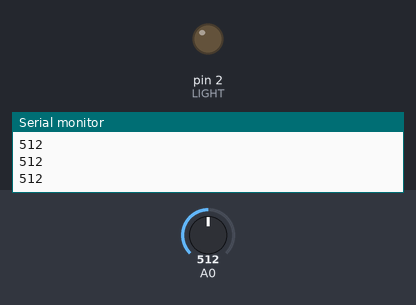
Simulated run of this sketch. Board: Arduino Uno, built with avr-gcc and run on an emulated ATmega328P. Parts: output pins drawn as LEDs (lit = HIGH), the last lines printed to the serial monitor. The inputs (shaded band) are chosen by the test bench; at power-on: A0 = 512.

Above: at 1.3 s.
1.4 s: A0 set to 688
2.9 s: A0 set to 717
At 3.3 s:
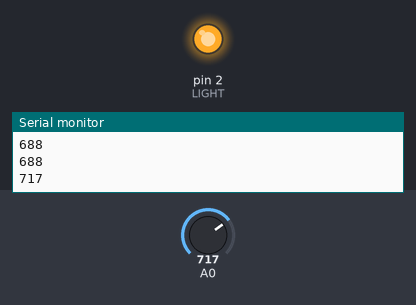
4.5 s: A0 set to 690
At 5.7 s:
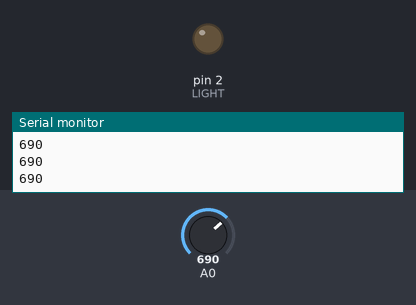
6.0 s: A0 set to 710
At 6.8 s:
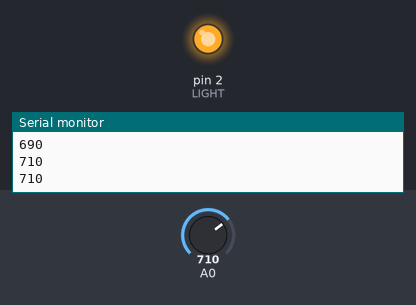
Timing chart, 0 to 8.5 s (numbered marks = the images above; inputs shaded):
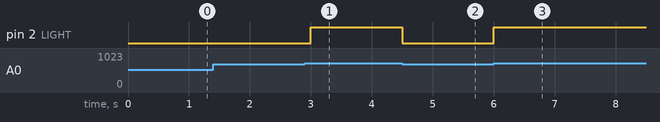

The sketch:

LDR_Arduino.ino
```cpp
#define LDR A0
#define LIGHT 2
int Threshold = 700;

void setup() {
 Serial.begin(9600);
 pinMode(LIGHT,OUTPUT);

}

void loop() {
  int Value = analogRead(A0);
  Serial.println(Value);
  if(Value >= Threshold)
  {
    digitalWrite(LIGHT, HIGH);
  }
  else
  {
    digitalWrite(LIGHT, LOW);
  }
  delay(500);

}
```

Measured:
- the behaviour switches between 699 and 700 on A0 (found by bisection; images 0 and 1)
- after the input at 2.9 s, pin 2 (LIGHT): LOW → HIGH after 0.10 s
- after the input at 4.5 s, pin 2 (LIGHT): HIGH → LOW at once
- after the input at 6.0 s, pin 2 (LIGHT): LOW → HIGH at once
